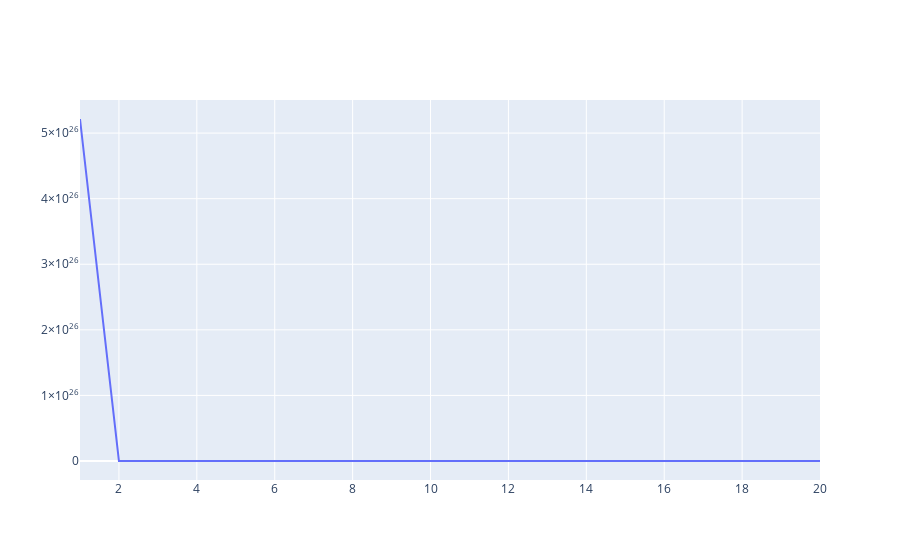

Here is the notebook cell this chart was saved with:
### Code cell
model = train_vae(model, val_face_dataloader)

### Figure 1 — Plotly figure (JSON) as saved in the notebook; plotly's stock layout.template omitted (floating-point values rounded to 4 significant figures)
{"data": [{"type": "scatter", "x": [1, 2, 3, 4, 5, 6, 7, 8, 9, 10, 11, 12, 13, 14, 15, 16, 17, 18, 19, 20], "y": [5.215e+26, 2557.0, 2241.0, 2136.0, 2053.0, 2001.0, 1984.0, 1938.0, 1902.0, 1869.0, 1901.0, 1876.0, 1836.0, 1794.0, 1802.0, 1771.0, 1777.0, 1747.0, 1782.0, 1729.0]}], "layout": {}}
